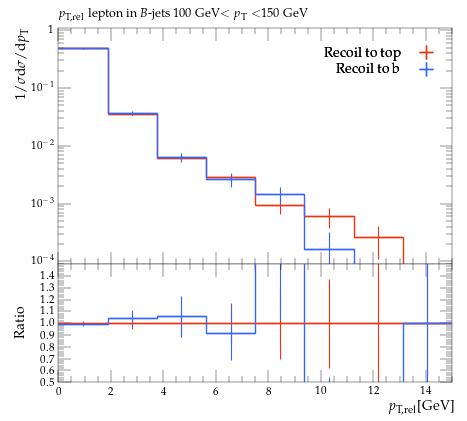

Write Python code to recreate this figure.
#! /usr/bin/env python

# This Python script was auto-generated using YODA v2.0.2.
# Analysis object: /MC_HFDECAYS/avg_B_jet_l_pTrel_100_150
# Timestamp: 31-07-2026 (13:13:52)

import matplotlib as mpl
import matplotlib.pyplot as plt
mpl.use('Agg') # comment out for interactive use
import os
import numpy as np

plotDir = os.path.split(os.path.realpath(__file__))[0]
if 'YODA_USER_PLOT_PATH' in globals():
    plot_outdir = globals()['YODA_USER_PLOT_PATH']
else:
    plot_outdir = plotDir

#plot style
plt.style.use(os.path.join(plotDir, '../default.mplstyle'))
# plot metadata
figW, figH = plt.rcParams['figure.figsize']
ax_xLabel = r'$p_\mathrm{T,rel}$[GeV]'
ax_yLabel = r'$1/\sigma \mathrm{d}\sigma/\mathrm{d}p_\mathrm{T}$'
ax_title  = r'$p_\mathrm{T,rel}$ lepton in $B$-jets 100 GeV$<p_\mathrm{T}<$150 GeV'
ax_xScale = 'linear'
ax_yScale = 'log'
xLims = (0.0, 15.0)
yLims = (9e-05, 1.1)

# TeX-friendly labels for the legend
labels = {
    'legend' : ([ r"Recoil to top", r"Recoil to b" ], r""),
}

# Adjust canvas width and height
canvasW = 10.0
canvasH = 9.0
figW *= canvasW/10.
figH *= canvasH/9.

# Create figure and axis objects
fig, (ax, ratio0_ax) = plt.subplots(2, 1, sharex=True,
                  figsize=(figW,figH), gridspec_kw={'height_ratios': (6.0, 3.0)})

# Set figure margins
plt.subplots_adjust(
    left   = 1.0 * plt.rcParams['figure.subplot.left'],
    right  = 1.0 * plt.rcParams['figure.subplot.right'],
    top    = 1.0 * plt.rcParams['figure.subplot.top'],
    bottom = 1.0 * plt.rcParams['figure.subplot.bottom'])

ratio0_ax.yaxis.set_major_locator(mpl.ticker.MultipleLocator(0.1))
ratio0_ax.set_ylim(0.5, 1.4999)
ratio0_ax.set_ylabel('Ratio')

# the numerical data is stored in a separate file
dataf = dict()
prefix = os.path.split(__file__)[0]
if prefix:    prefix = prefix + '/'
exec(open(prefix+'avg_B_jet_l_pTrel_100_150__data.py').read(), dataf)


legend_handles = dict() # keep track of handles for the legend

# style options for curves
# starts at zorder>=5 to draw curve on top of legend
styles = {
  'recoil_t': {
    'color' : '#EE3311',
    'linestyle' : '-',
    'linewidth' : 1,
    'marker' : 'none',
    'markersize' : 2,
    'capsize' : 0.0,
    'zorder' : 5,
    'histstyle' : 1,
    'drawstyle' : 'steps-pre',
    'xerrorbars' : 1,
    'yerrorbars' : 1,
    'fillcolor' : None,
    'fillopacity' : 1.0,
    'ratio0_linestyle' : '-',
    'ratio0_linewidth' : 1,
    'ratio0_marker' : 'none',
    'ratio0_markersize' : 2,
    'ratio0_capsize' : 0.0,
    'ratio0_zorder' : 5,
    'ratio0_histstyle' : 1,
    'ratio0_drawstyle' : 'steps-pre',
    'ratio0_xerrorbars' : 1,
    'ratio0_yerrorbars' : 1,
  },
  'recoil_b': {
    'color' : '#3366FF',
    'linestyle' : '-',
    'linewidth' : 1,
    'marker' : 'none',
    'markersize' : 2,
    'capsize' : 0.0,
    'zorder' : 6,
    'histstyle' : 1,
    'drawstyle' : 'steps-pre',
    'xerrorbars' : 1,
    'yerrorbars' : 1,
    'fillcolor' : None,
    'fillopacity' : 1.0,
    'ratio0_linestyle' : '-',
    'ratio0_linewidth' : 1,
    'ratio0_marker' : 'none',
    'ratio0_markersize' : 2,
    'ratio0_capsize' : 0.0,
    'ratio0_zorder' : 6,
    'ratio0_histstyle' : 1,
    'ratio0_drawstyle' : 'steps-pre',
    'ratio0_xerrorbars' : 1,
    'ratio0_yerrorbars' : 1,
  },
}

# curve from input yoda files in main panel
for label, yvals in dataf['yvals'].items():
    if all(np.isnan(v) for v in dataf['yvals'][label]):
        continue
    tmp = None
    if styles[label]['histstyle']: # draw as histogram
        xpos = dataf['xedges'][label] if styles[label]['drawstyle'] else dataf['xpoints'][label]
        ypos = np.insert(yvals, 0, yvals[0]) if styles[label]['drawstyle'] else yvals
        if styles[label]['fillcolor']: # fill area below curve
            ax.fill_between(xpos, ypos, step='pre',
                            color=styles[label]['fillcolor'],
                            alpha=styles[label]['fillopacity'])
        tmp, = ax.plot(xpos, ypos,
                       color=styles[label]['color'],
                       linestyle=styles[label]['linestyle'],
                       linewidth=styles[label]['linewidth'],
                       drawstyle=styles[label]['drawstyle'], solid_joinstyle='miter',
                       zorder=styles[label]['zorder'], label=label)
    tmp = ax.errorbar(dataf['xpoints'][label], yvals,
                      xerr=np.array(dataf['xerrs'][label])*styles[label]['xerrorbars'],
                      yerr=np.array(dataf['yerrs'][label])*styles[label]['yerrorbars'],
                      fmt=styles[label]['marker'], capsize=styles[label]['capsize'],
                      markersize=styles[label]['markersize'],
                      ecolor=styles[label]['color'],
                      color=styles[label]['color'], zorder=styles[label]['zorder'])
    tmp[-1][0].set_linestyle(styles[label]['linestyle'])
    tmp[-1][0].set_linewidth(styles[label]['linewidth'])
    if label in dataf['add_legend_handle']:  legend_handles[label] = tmp
    for varLabel in dataf['variation_yvals'].keys():
        if varLabel.startswith(label):
            tmp, = ax.plot(dataf['xedges'][label], dataf['variation_yvals'][varLabel],
                           color=styles[label]['color'],
                           linestyle=styles[label]['linestyle'],
                           linewidth=styles[label]['linewidth'],
                           drawstyle='steps-pre', solid_joinstyle='miter',
                           zorder=styles[label]['zorder'], alpha=0.5)


# plots on ratio panel
# curve from input yoda files in ratio panel
for label, yvals in dataf['ratio0_yvals'].items():
    if all(np.isnan(v) for v in yvals):
        continue
    if styles[label]['ratio0_histstyle']: # plot as histogram
        xpos = dataf['xedges']['recoil_t'] if styles[label]['ratio0_drawstyle'] else dataf['xpoints']['recoil_t']
        ypos = np.insert(yvals, 0, yvals[0]) if styles[label]['ratio0_drawstyle'] else yvals
        ratio0_ax.plot(xpos, ypos,
                       color=styles[label]['color'],
                       linewidth=styles[label]['linewidth'],
                       linestyle=styles[label]['ratio0_linestyle'],
                       drawstyle=styles[label]['ratio0_drawstyle'], zorder=styles[label]['zorder'],
                       solid_joinstyle='miter')
    tmp = ratio0_ax.errorbar(dataf['xpoints']['recoil_t'], yvals,
                             xerr=np.array(dataf['ref_xerrs'])*styles[label]['ratio0_xerrorbars'],
                             yerr=np.array(dataf['ratio0_yerrs'][label])*styles[label]['ratio0_yerrorbars'],
                             fmt=styles[label]['ratio0_marker'], capsize=styles[label]['ratio0_capsize'],
                             markersize=styles[label]['ratio0_markersize'],
                             ecolor=styles[label]['color'],
                             color=styles[label]['color'])
    tmp[-1][0].set_linestyle(styles[label]['ratio0_linestyle'])
    tmp[-1][0].set_linewidth(styles[label]['ratio0_linewidth'])

    for varlabel in dataf['ratio0_variation_vals'].keys():
        if varlabel.startswith(label):
            ratio0_ax.plot(dataf['xedges']['recoil_t'],
                            dataf['ratio0_variation_vals'][varlabel],
                            color=styles[label]['color'],
                            linestyle=styles[label]['linestyle'],
                            linewidth=styles[label]['linewidth'],
                            drawstyle='steps-pre', solid_joinstyle='miter',
                            zorder=1, alpha=0.5)

legend_items = list(legend_handles.values())
ax.add_artist(ax.legend(legend_items,
                        labels['legend'][0],
                        title=labels['legend'][1],
                        alignment='right',
                        loc='upper right',
                        bbox_to_anchor=(1.0, 0.97),markerfirst=False))

# set plot metadata as defined above
ratio0_ax.set_xlabel(ax_xLabel)
ratio0_ax.xaxis.set_label_coords(1., -0.15)
ax.set_ylabel(ax_yLabel, ha='right', va='top')
ax.yaxis.set_label_coords(-0.11, 1.0)
ax.set_title(ax_title, loc='left')
ax.set_xscale(ax_xScale)
ax.set_yscale(ax_yScale)
ax.set_xlim(xLims)
ax.set_ylim(yLims)

# tick formatting
plt.rcParams['xtick.top'] = True
plt.rcParams['ytick.right'] = True
ax.yaxis.set_major_locator(mpl.ticker.LogLocator(base=10.0, numticks=np.inf))
ax.yaxis.set_minor_locator(mpl.ticker.LogLocator(
                           base=10.0, subs=np.arange(0.1, 1, 0.1), numticks=np.inf))
fig.align_ylabels((ax, ratio0_ax))
plt.savefig(os.path.join(plot_outdir, 'avg_B_jet_l_pTrel_100_150.pdf'), format='PDF')
plt.savefig(os.path.join(plot_outdir, 'avg_B_jet_l_pTrel_100_150.png'), format='PNG')

plt.close(fig)
